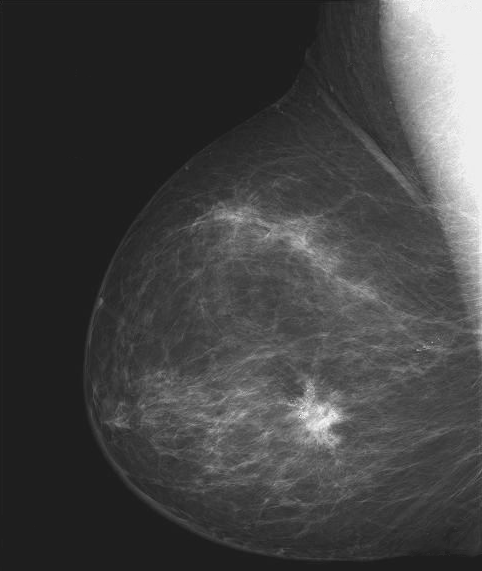
#> input picture Chapter03/pic/Fig0304(a)(breast_digital_Xray).tif, 482 x 571 px
$ python Laplacian.py   (older library calls are emulated)
#> lines starting #> are read from the running program, lines starting #| are printed output that depends on the picture
"""
Created by HenryMa on 2020/8/26
"""

__author__ = 'HenryMa'


import cv2
import numpy as np


if __name__ == '__main__':

    img = cv2.imread('../pic/Fig0304(a)(breast_digital_Xray).tif')
#> img is the input picture: shape (571, 482, 3); min 21, max 255, mean 66.7
    gray_lap = cv2.Laplacian(img, cv2.CV_16S, ksize=3)
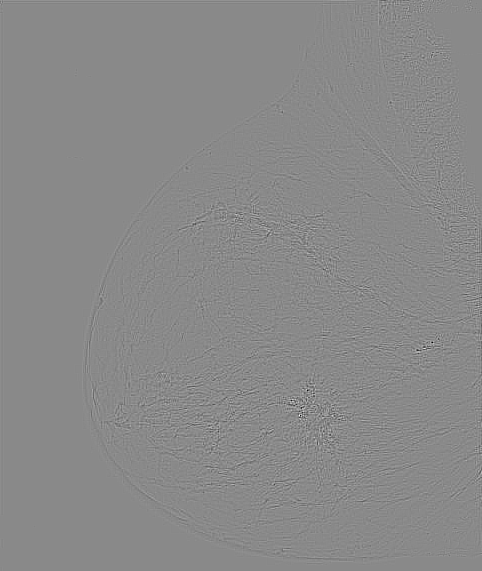
#> gray_lap: shape (571, 482, 3) int16; min -650, max 554, mean 0; drawn with min black and max white
    dst = cv2.convertScaleAbs(gray_lap)  # 转回uint8
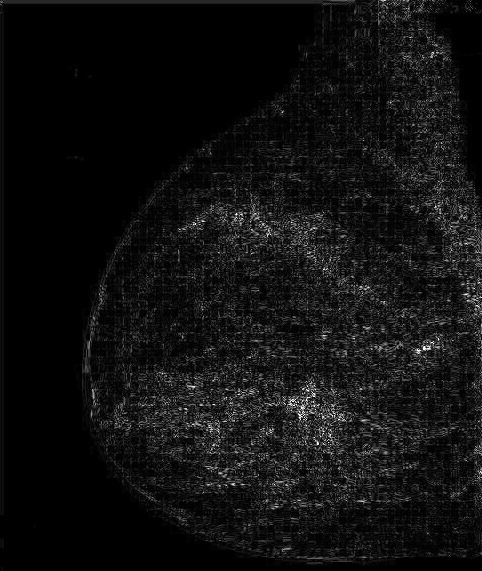
#> dst: shape (571, 482, 3); min 0, max 255, mean 16.5

    cv2.imshow('origin', img)
    cv2.imshow('laplacian', dst)
    cv2.waitKey(0)
    cv2.destroyAllWindows()
